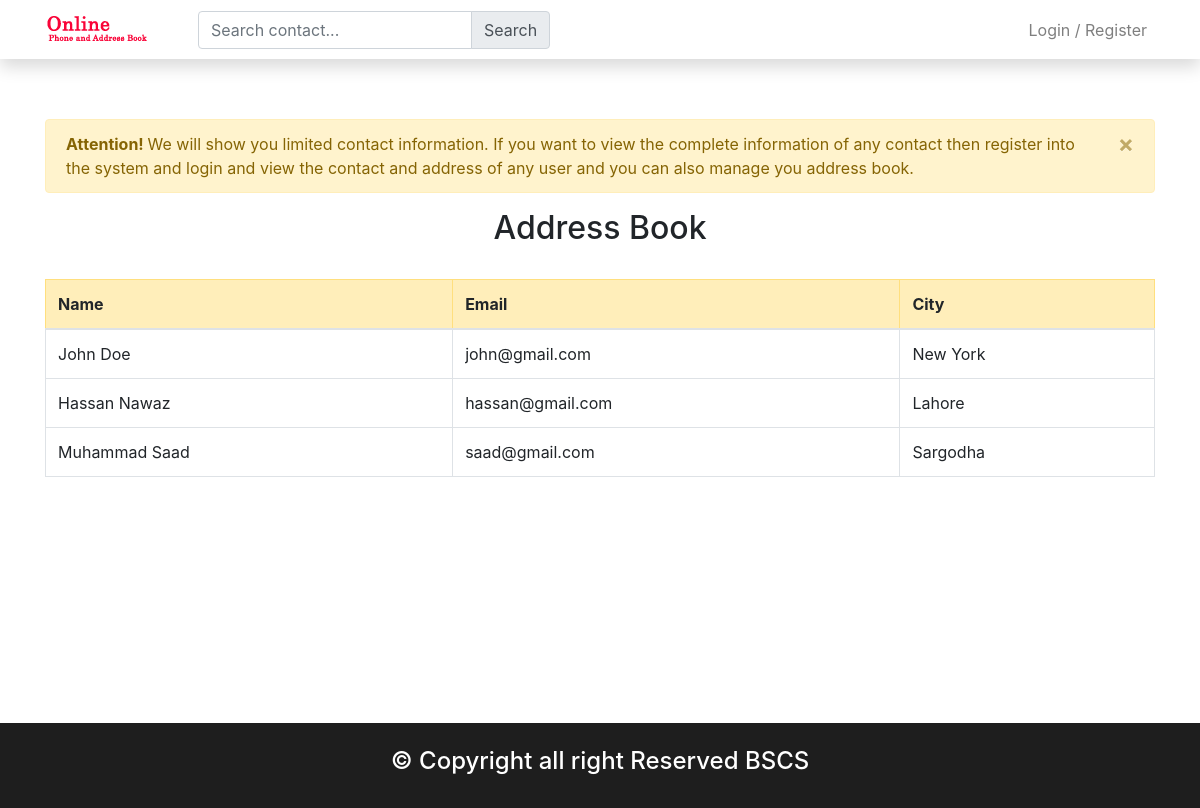
The page / on the database its author committed.
### tables this page shows
CREATE TABLE `contact_info` (
  `id` int(11) NOT NULL,
  `user_id` int(11) NOT NULL,
  `firstname` varchar(30) DEFAULT NULL,
  `lastname` varchar(30) DEFAULT NULL,
  `contact` varchar(30) DEFAULT NULL,
  `email` varchar(30) DEFAULT NULL,
  `city` varchar(30) DEFAULT NULL,
  `address` varchar(30) DEFAULT NULL
);

### index.php (the view)
<?php
include_once "header.php";
?>
<link rel="stylesheet" type="text/css" href="css/style.css">
<div id="two">
<div class="container">
<div class="row">
<div class="col-md-12">
<div class="alert alert-warning alert-dismissible">
<button type="button" class="close" data-dismiss="alert">&times;</button>
<strong>Attention! </strong>We will show you limited contact information. If you want to view the complete information of any contact then register into the system and login and view the contact and address of any user and you can also manage you address book.
</div>
<h2 class="text-center">Address Book</h2>
</div>
</div>
<div class="row">
<div class="col-md-12 mt-4">
<table class="table table-bordered">
<thead class="table-warning">
<tr>
<th>Name</th>
<th>Email</th>
<th>City</th>
</tr>
</thead>
<tbody>
<?php
$con=mysqli_connect('localhost','root','','online-phone-and-address-book');
$sql="select * from contact_info";
$result=mysqli_query($con,$sql);
while($row=mysqli_fetch_array($result)){
?>
<tr>
<td><?php echo $row['firstname']." ".$row['lastname'];?></td>
<td><?php echo $row['email'];?></td>
<td><?php echo $row['city'];?></td>
</tr>
<?php } ?>
</tbody>
</table>
</div>
</div>
</div>
</div>
<div id="footer">
<div class="container">
<div class="row">
<div class="col-md-12">
<h4 class="text-white text-center py-4">&copy Copyright all right Reserved BSCS</h4>
</div>
</div>
</div>
</div>

### css/style.css (style rules this page uses)
#two { padding:60px 0 230px 0; }
#footer { background-color:#1E1E1E; }

### rows shown on the page
contact_info: firstname "John", lastname "Doe", email "john@gmail.com", city "New York"
contact_info: firstname "Hassan", lastname "Nawaz", email "hassan@gmail.com", city "Lahore"
contact_info: firstname "Muhammad", lastname "Saad", email "saad@gmail.com", city "Sargodha"
